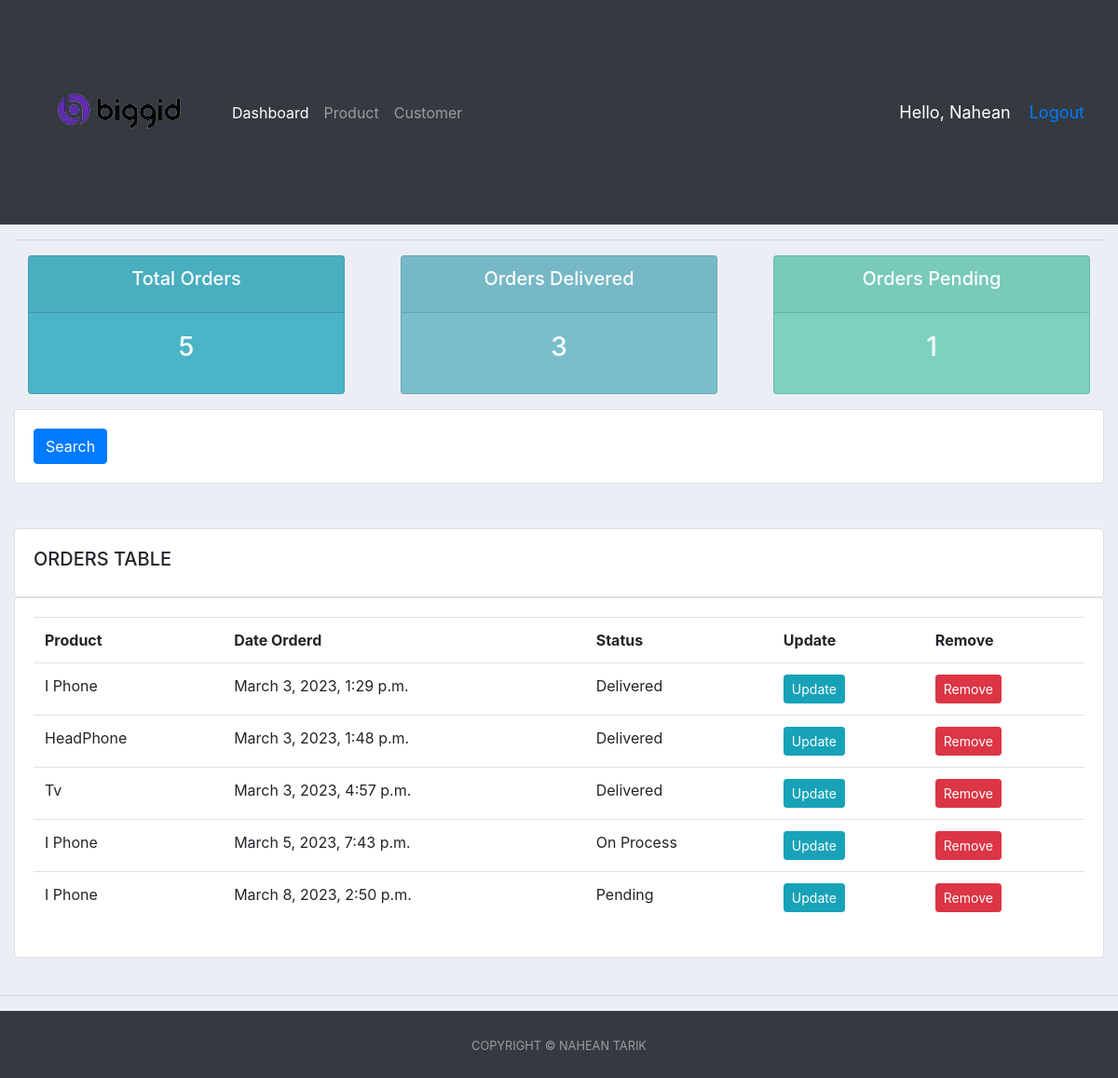
The app's page / (signed in), older data.
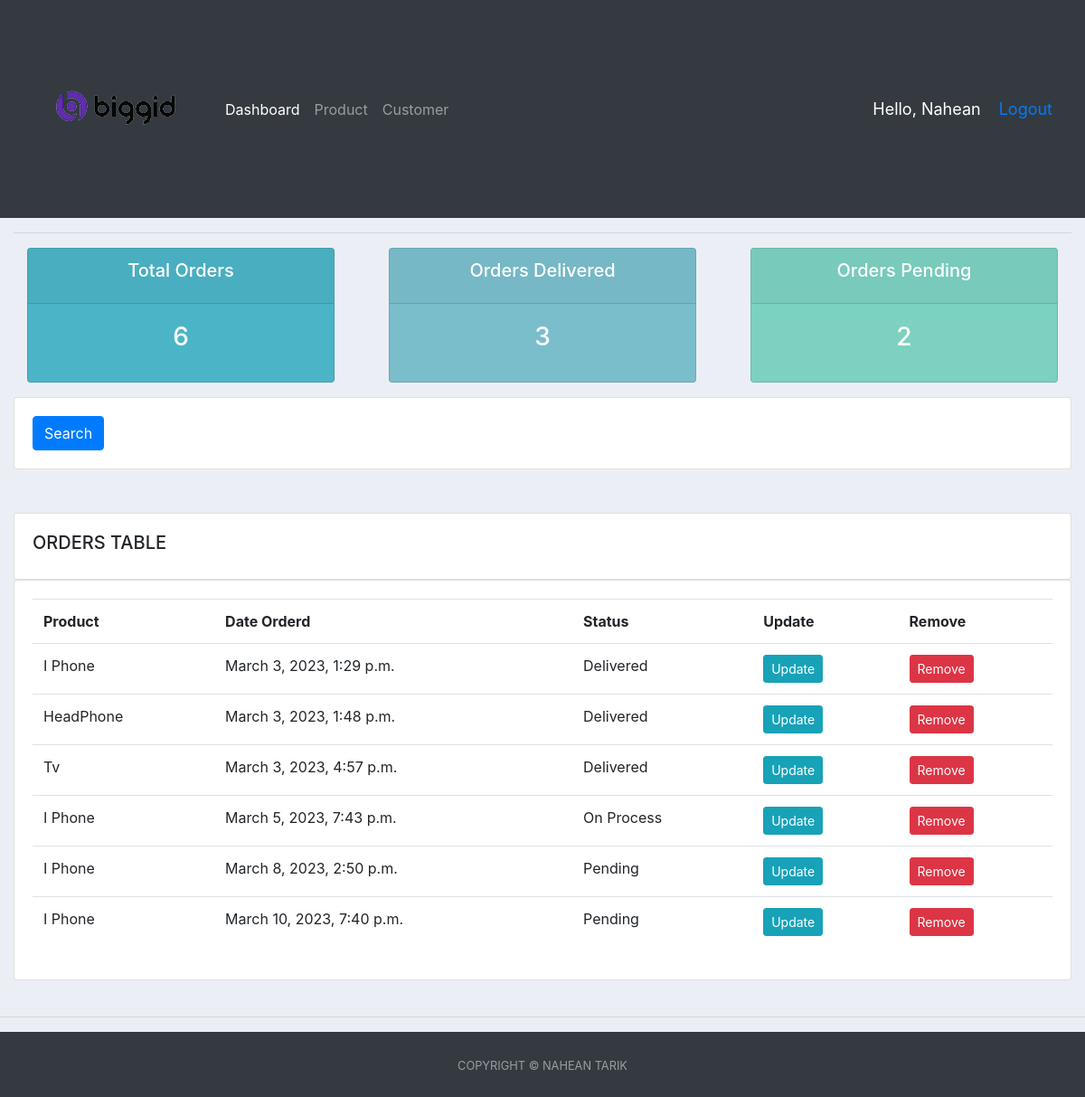
The same page, newer data.
### accounts/models.py (models this page shows, shortened)
class Order(models.Model):
    STATUS = (
        ('Pending', 'Pending'),
        ('On Process', 'On Process'),
        ('Delivered', 'Delivered'),
    )
    customer = models.ForeignKey(
        Customer, null=True, on_delete=models.SET_NULL)
    product = models.ForeignKey(Product, null=True, on_delete=models.SET_NULL)
    date_created = models.DateTimeField(auto_now_add=True, null=True)
    status = models.CharField(max_length=200, null=True, choices=STATUS)

class Product(models.Model):
    CATEGORY = (
        ('Food', 'Food'),
        ('Outdoor Item', 'Outdoor Item'),
        ('Gadget', 'Gadget'),
    )
    name = models.CharField(max_length=200, null=True)
    price = models.FloatField(null=True)
    category = models.CharField(max_length=200, null=True, choices=CATEGORY)
    Description = models.CharField(max_length=200, null=True, blank=True)
    date_created = models.DateTimeField(auto_now_add=True, null=True)
    tags = models.ManyToManyField(Tag)
    def __str__(self):
        return self.name

### accounts/views.py (the view)
# urls.py: path('', views.home, name='home'),
@login_required(login_url='login')
def home(request):
    customers = Customer.objects.all()
    orders = Order.objects.all()
    total_orders = orders.count()
    total_customers = customers.count()
    delivered = orders.filter(status='Delivered').count()
    pending = orders.filter(status='Pending').count()
    context = {'orders': orders,
               'total_orders': total_orders, 'total_customers': total_customers, 'delivered': delivered, 'pending': pending}
    return render(request, 'accounts/dashboard.html', context)

### accounts/templates/accounts/dashboard.html (shortened to what this page needs)
{% extends 'accounts/main.html' %} {% block content %}
{% include 'accounts/status.html' %}
<div class="row">
  <div class="col">
    <div class="card card-body">
      <form method="get">
        <button class="btn btn-primary" type="submit">Search</button>
      </form>
    </div>
  </div>
</div>
<br />
<class class="container-fluid">
  <br />
  <class class="row">
    <div class="col-md">
      <div class="card card-body">
        <h5>ORDERS TABLE</h5>
      </div>
      <div class="card card-body">
        <table class="table">
          <tr>
            <th>Product</th>
            <th>Date Orderd</th>
            <th>Status</th>
            <th>Update</th>
            <th>Remove</th>
          </tr>
          {% for i in orders %}
          <tr>
            <td>{{i.product}}</td>
            <td>{{i.date_created}}</td>
            <td>{{i.status}}</td>
            <td>
              <a
                class="btn btn-sm btn-info"
                href="{% url 'update_order' i.id %}"
                >Update</a
              >
            </td>
            <td>
              <a
                class="btn btn-sm btn-danger"
                href="{% url 'delete_order' i.id %}"
                >Remove</a
              >
            </td>
          </tr>
          {% endfor %}
        </table>
      </div>
    </div>
    </class>
    </class>
  </div>
    {% endblock %}

Row changes from the older to the newer data that the page shows:
added Order: product "I Phone", date_created "March 10, 2023, 7:40 p.m.", status "Pending"
Text that changed along with them:
{{ total_orders }}: "5" → "6"
{{ pending }}: "1" → "2"
